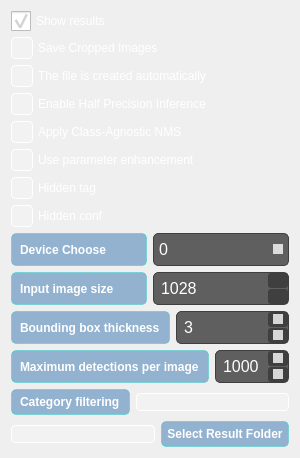
        <widget class="QWidget" name="page_4">
         <layout class="QVBoxLayout" name="verticalLayout_17">
          <item>
           <layout class="QVBoxLayout" name="verticalLayout_12">
            <item>
             <widget class="QCheckBox" name="hide_labelscheckbox_5">
              <property name="styleSheet">
               <string notr="true">QCheckBox {
    spacing: 5px;
    color: #FFFFFF;
}

QCheckBox::indicator {
    width: 20px;
    height: 20px;
}

QCheckBox::indicator:unchecked {
    border: 1px solid #FFFFFF;
    border-radius: 4px;
    background-color: rgba(255, 255, 255, 50);
}

QCheckBox::indicator:checked {
    border: 1px solid #FFFFFF;
    border-radius: 4px;
    image: url(:/img/icon/checked.png);
    background-color: qlineargradient(x1: 0, y1: 0, x2: 0, y2: 1, stop: 0 rgba(3, 85, 160, 255), stop: 1.0 rgba(13, 206, 197, 255));
}

QCheckBox::indicator:unchecked:hover {
    border: 1px solid #FFFFFF;
    border-radius: 4px;
    background-color: rgba(255, 255, 255, 100);
}

QCheckBox::indicator:checked:hover {
    border: 1px solid #FFFFFF;
    border-radius: 4px;
    image: url(:/img/icon/checked.png);
    background-color: rgba(13, 206, 197, 100);
}

QCheckBox::indicator:unchecked:pressed, QCheckBox::indicator:checked:pressed {
    border: 1px solid #FFFFFF;
    border-radius: 4px;
    background-color: rgba(255, 255, 255, 150);
}
</string>
              </property>
              <property name="text">
               <string>Show results</string>
              </property>
              <property name="checked">
               <bool>true</bool>
              </property>
             </widget>
            </item>
            <item>
             <widget class="QCheckBox" name="save_cropcheckbox_2">
              <property name="styleSheet">
               <string notr="true">QCheckBox {
    spacing: 5px;
    color: #FFFFFF;
}

QCheckBox::indicator {
    width: 20px;
    height: 20px;
}

QCheckBox::indicator:unchecked {
    border: 1px solid #FFFFFF;
    border-radius: 4px;
    background-color: rgba(255, 255, 255, 50);
}

QCheckBox::indicator:checked {
    border: 1px solid #FFFFFF;
    border-radius: 4px;
    image: url(:/img/icon/checked.png);
    background-color: qlineargradient(x1: 0, y1: 0, x2: 0, y2: 1, stop: 0 rgba(3, 85, 160, 255), stop: 1.0 rgba(13, 206, 197, 255));
}

QCheckBox::indicator:unchecked:hover {
    border: 1px solid #FFFFFF;
    border-radius: 4px;
    background-color: rgba(255, 255, 255, 100);
}

QCheckBox::indicator:checked:hover {
    border: 1px solid #FFFFFF;
    border-radius: 4px;
    image: url(:/img/icon/checked.png);
    background-color: rgba(13, 206, 197, 100);
}

QCheckBox::indicator:unchecked:pressed, QCheckBox::indicator:checked:pressed {
    border: 1px solid #FFFFFF;
    border-radius: 4px;
    background-color: rgba(255, 255, 255, 150);
}
</string>
              </property>
              <property name="text">
               <string>Save Cropped Images</string>
              </property>
             </widget>
            </item>
            <item>
             <widget class="QCheckBox" name="agnostic_nmscheckbox_2">
              <property name="styleSheet">
               <string notr="true">QCheckBox {
    spacing: 5px;
    color: #FFFFFF;
}

QCheckBox::indicator {
    width: 20px;
    height: 20px;
}

QCheckBox::indicator:unchecked {
    border: 1px solid #FFFFFF;
    border-radius: 4px;
    background-color: rgba(255, 255, 255, 50);
}

QCheckBox::indicator:checked {
    border: 1px solid #FFFFFF;
    border-radius: 4px;
    image: url(:/img/icon/checked.png);
    background-color: qlineargradient(x1: 0, y1: 0, x2: 0, y2: 1, stop: 0 rgba(3, 85, 160, 255), stop: 1.0 rgba(13, 206, 197, 255));
}

QCheckBox::indicator:unchecked:hover {
    border: 1px solid #FFFFFF;
    border-radius: 4px;
    background-color: rgba(255, 255, 255, 100);
}

QCheckBox::indicator:checked:hover {
    border: 1px solid #FFFFFF;
    border-radius: 4px;
    image: url(:/img/icon/checked.png);
    background-color: rgba(13, 206, 197, 100);
}

QCheckBox::indicator:unchecked:pressed, QCheckBox::indicator:checked:pressed {
    border: 1px solid #FFFFFF;
    border-radius: 4px;
    background-color: rgba(255, 255, 255, 150);
}
</string>
              </property>
              <property name="text">
               <string>The file is created automatically</string>
              </property>
             </widget>
            </item>
            <item>
             <widget class="QCheckBox" name="halfcheckbox_2">
              <property name="styleSheet">
               <string notr="true">QCheckBox {
    spacing: 5px;
    color: #FFFFFF;
}

QCheckBox::indicator {
    width: 20px;
    height: 20px;
}

QCheckBox::indicator:unchecked {
    border: 1px solid #FFFFFF;
    border-radius: 4px;
    background-color: rgba(255, 255, 255, 50);
}

QCheckBox::indicator:checked {
    border: 1px solid #FFFFFF;
    border-radius: 4px;
    image: url(:/img/icon/checked.png);
    background-color: qlineargradient(x1: 0, y1: 0, x2: 0, y2: 1, stop: 0 rgba(3, 85, 160, 255), stop: 1.0 rgba(13, 206, 197, 255));
}

QCheckBox::indicator:unchecked:hover {
    border: 1px solid #FFFFFF;
    border-radius: 4px;
    background-color: rgba(255, 255, 255, 100);
}

QCheckBox::indicator:checked:hover {
    border: 1px solid #FFFFFF;
    border-radius: 4px;
    image: url(:/img/icon/checked.png);
    background-color: rgba(13, 206, 197, 100);
}

QCheckBox::indicator:unchecked:pressed, QCheckBox::indicator:checked:pressed {
    border: 1px solid #FFFFFF;
    border-radius: 4px;
    background-color: rgba(255, 255, 255, 150);
}
</string>
              </property>
              <property name="text">
               <string>Enable Half Precision Inference</string>
              </property>
             </widget>
            </item>
            <item>
             <widget class="QCheckBox" name="agnostic_nmscheckbox">
              <property name="styleSheet">
               <string notr="true">QCheckBox {
    spacing: 5px;
    color: #FFFFFF;
}

QCheckBox::indicator {
    width: 20px;
    height: 20px;
}

QCheckBox::indicator:unchecked {
    border: 1px solid #FFFFFF;
    border-radius: 4px;
    background-color: rgba(255, 255, 255, 50);
}

QCheckBox::indicator:checked {
    border: 1px solid #FFFFFF;
    border-radius: 4px;
    image: url(:/img/icon/checked.png);
    background-color: qlineargradient(x1: 0, y1: 0, x2: 0, y2: 1, stop: 0 rgba(3, 85, 160, 255), stop: 1.0 rgba(13, 206, 197, 255));
}

QCheckBox::indicator:unchecked:hover {
    border: 1px solid #FFFFFF;
    border-radius: 4px;
    background-color: rgba(255, 255, 255, 100);
}

QCheckBox::indicator:checked:hover {
    border: 1px solid #FFFFFF;
    border-radius: 4px;
    image: url(:/img/icon/checked.png);
    background-color: rgba(13, 206, 197, 100);
}

QCheckBox::indicator:unchecked:pressed, QCheckBox::indicator:checked:pressed {
    border: 1px solid #FFFFFF;
    border-radius: 4px;
    background-color: rgba(255, 255, 255, 150);
}
</string>
              </property>
              <property name="text">
               <string>Apply Class-Agnostic NMS</string>
              </property>
             </widget>
            </item>
            <item>
             <widget class="QCheckBox" name="augmentedcheckbox_3">
              <property name="styleSheet">
               <string notr="true">QCheckBox {
    spacing: 5px;
    color: #FFFFFF;
}

QCheckBox::indicator {
    width: 20px;
    height: 20px;
}

QCheckBox::indicator:unchecked {
    border: 1px solid #FFFFFF;
    border-radius: 4px;
    background-color: rgba(255, 255, 255, 50);
}

QCheckBox::indicator:checked {
    border: 1px solid #FFFFFF;
    border-radius: 4px;
    image: url(:/img/icon/checked.png);
    background-color: qlineargradient(x1: 0, y1: 0, x2: 0, y2: 1, stop: 0 rgba(3, 85, 160, 255), stop: 1.0 rgba(13, 206, 197, 255));
}

QCheckBox::indicator:unchecked:hover {
    border: 1px solid #FFFFFF;
    border-radius: 4px;
    background-color: rgba(255, 255, 255, 100);
}

QCheckBox::indicator:checked:hover {
    border: 1px solid #FFFFFF;
    border-radius: 4px;
    image: url(:/img/icon/checked.png);
    background-color: rgba(13, 206, 197, 100);
}

QCheckBox::indicator:unchecked:pressed, QCheckBox::indicator:checked:pressed {
    border: 1px solid #FFFFFF;
    border-radius: 4px;
    background-color: rgba(255, 255, 255, 150);
}
</string>
              </property>
              <property name="text">
               <string>Use parameter enhancement</string>
              </property>
             </widget>
            </item>
            <item>
             <widget class="QCheckBox" name="hide_labelscheckbox_4">
              <property name="styleSheet">
               <string notr="true">QCheckBox {
    spacing: 5px;
    color: #FFFFFF;
}

QCheckBox::indicator {
    width: 20px;
    height: 20px;
}

QCheckBox::indicator:unchecked {
    border: 1px solid #FFFFFF;
    border-radius: 4px;
    background-color: rgba(255, 255, 255, 50);
}

QCheckBox::indicator:checked {
    border: 1px solid #FFFFFF;
    border-radius: 4px;
    image: url(:/img/icon/checked.png);
    background-color: qlineargradient(x1: 0, y1: 0, x2: 0, y2: 1, stop: 0 rgba(3, 85, 160, 255), stop: 1.0 rgba(13, 206, 197, 255));
}

QCheckBox::indicator:unchecked:hover {
    border: 1px solid #FFFFFF;
    border-radius: 4px;
    background-color: rgba(255, 255, 255, 100);
}

QCheckBox::indicator:checked:hover {
    border: 1px solid #FFFFFF;
    border-radius: 4px;
    image: url(:/img/icon/checked.png);
    background-color: rgba(13, 206, 197, 100);
}

QCheckBox::indicator:unchecked:pressed, QCheckBox::indicator:checked:pressed {
    border: 1px solid #FFFFFF;
    border-radius: 4px;
    background-color: rgba(255, 255, 255, 150);
}
</string>
              </property>
              <property name="text">
               <string>Hidden tag</string>
              </property>
             </widget>
            </item>
            <item>
             <widget class="QCheckBox" name="hide_confscheckbox_6">
              <property name="styleSheet">
               <string notr="true">QCheckBox {
    spacing: 5px;
    color: #FFFFFF;
}

QCheckBox::indicator {
    width: 20px;
    height: 20px;
}

QCheckBox::indicator:unchecked {
    border: 1px solid #FFFFFF;
    border-radius: 4px;
    background-color: rgba(255, 255, 255, 50);
}

QCheckBox::indicator:checked {
    border: 1px solid #FFFFFF;
    border-radius: 4px;
    image: url(:/img/icon/checked.png);
    background-color: qlineargradient(x1: 0, y1: 0, x2: 0, y2: 1, stop: 0 rgba(3, 85, 160, 255), stop: 1.0 rgba(13, 206, 197, 255));
}

QCheckBox::indicator:unchecked:hover {
    border: 1px solid #FFFFFF;
    border-radius: 4px;
    background-color: rgba(255, 255, 255, 100);
}

QCheckBox::indicator:checked:hover {
    border: 1px solid #FFFFFF;
    border-radius: 4px;
    image: url(:/img/icon/checked.png);
    background-color: rgba(13, 206, 197, 100);
}

QCheckBox::indicator:unchecked:pressed, QCheckBox::indicator:checked:pressed {
    border: 1px solid #FFFFFF;
    border-radius: 4px;
    background-color: rgba(255, 255, 255, 150);
}
</string>
              </property>
              <property name="text">
               <string>Hidden conf</string>
              </property>
             </widget>
            </item>
           </layout>
          </item>
          <item>
           <layout class="QVBoxLayout" name="verticalLayout_14">
            <item>
             <layout class="QHBoxLayout" name="horizontalLayout_23">
              <item>
               <widget class="QLabel" name="label_16">
                <property name="styleSheet">
                 <string notr="true">QLabel {
    color: #FFFFFF;
    font-weight: bold;
    padding: 5px;
    background-color: rgba(3, 85, 160, 100);
    border: 1px solid rgba(13, 206, 197, 100);
    border-radius: 5px;
    text-align: center;
}

QLabel:hover {
    color: #FFFFFF;
    background-color: rgba(13, 206, 197, 100);
    border: 1px solid rgba(255, 255, 255, 100);
    text-shadow: 0 0 3px rgba(255, 255, 255, 150);
}

QLabel:pressed {
    color: rgba(255, 255, 255, 150);
    background-color: rgba(3, 85, 160, 150);
    border: 1px solid rgba(13, 206, 197, 150);
}
</string>
                </property>
                <property name="text">
                 <string>Device Choose</string>
                </property>
               </widget>
              </item>
              <item>
               <widget class="QComboBox" name="comboBox_2">
                <property name="styleSheet">
                 <string notr="true">QComboBox {
    background-color: rgba(55, 55, 55, 200);
    color: #FFFFFF;
    font: 12pt;
    border: 1px solid #3F3F3F;
    border-radius: 5px;
    padding: 5px;
image: url(:/img/icon/人工智能机器人＊.png);
}

QComboBox::drop-down {
    width: 20px;
    border: none;

}

QComboBox::down-arrow {
    width: 10px;
    height: 10px;
    background: rgba(255, 255, 255, 200);
	
}

QComboBox QAbstractItemView {
    background-color: rgba(55, 55, 55, 200);
    color: #FFFFFF;
    selection-background-color: rgba(13, 206, 197, 200);
    selection-color: #FFFFFF;
}

QComboBox:!editable, QComboBox::drop-down:editable {
    background: rgba(55, 55, 55, 200);

}

QComboBox:!editable:on, QComboBox::drop-down:editable:on {
    background: rgba(13, 206, 197, 200);
}
</string>
                </property>
                <item>
                 <property name="text">
                  <string>0</string>
                 </property>
                </item>
                <item>
                 <property name="text">
                  <string>1</string>
                 </property>
                </item>
                <item>
                 <property name="text">
                  <string>2</string>
                 </property>
                </item>
                <item>
                 <property name="text">
                  <string>3</string>
                 </property>
                </item>
                <item>
                 <property name="text">
                  <string>cpu</string>
                 </property>
                </item>
               </widget>
              </item>
             </layout>
            </item>
            <item>
             <layout class="QHBoxLayout" name="horizontalLayout_19">
              <item>
               <widget class="QLabel" name="label_12">
                <property name="styleSheet">
                 <string notr="true">QLabel {
    color: #FFFFFF;
    font-weight: bold;
    padding: 5px;
    background-color: rgba(3, 85, 160, 100);
    border: 1px solid rgba(13, 206, 197, 100);
    border-radius: 5px;
    text-align: center;
}

QLabel:hover {
    color: #FFFFFF;
    background-color: rgba(13, 206, 197, 100);
    border: 1px solid rgba(255, 255, 255, 100);
    text-shadow: 0 0 3px rgba(255, 255, 255, 150);
}

QLabel:pressed {
    color: rgba(255, 255, 255, 150);
    background-color: rgba(3, 85, 160, 150);
    border: 1px solid rgba(13, 206, 197, 150);
}
</string>
                </property>
                <property name="text">
                 <string>Input image size</string>
                </property>
               </widget>
              </item>
              <item>
               <widget class="QSpinBox" name="imgsz_spinbox12">
                <property name="styleSheet">
                 <string notr="true">QSpinBox {
    background-color: rgba(55, 55, 55, 200);
    color: #FFFFFF;
    font: 12pt;
    border: 1px solid #3F3F3F;
    border-radius: 5px;
    padding: 5px;
}

QSpinBox::up-button, QSpinBox::down-button {
    background-color: rgba(55, 55, 55, 200);
    width: 20px;
    border-radius: 3px;
}

QSpinBox::up-button:pressed, QSpinBox::down-button:pressed {
    background-color: rgba(13, 206, 197, 200);
}

QSpinBox::up-arrow {
    width: 10px;
    height: 10px;
    
	image: url(:/img/icon/箭头_列表收起.png);
}

QSpinBox::down-arrow {
    width: 10px;
    height: 10px;
    
	image: url(:/img/icon/箭头_列表展开.png);
}
</string>
                </property>
                <property name="minimum">
                 <number>320</number>
                </property>
                <property name="maximum">
                 <number>10280</number>
                </property>
                <property name="singleStep">
                 <number>256</number>
                </property>
                <property name="value">
                 <number>1028</number>
                </property>
               </widget>
              </item>
             </layout>
            </item>
            <item>
             <layout class="QHBoxLayout" name="horizontalLayout_21">
              <item>
               <widget class="QLabel" name="label_14">
                <property name="styleSheet">
                 <string notr="true">QLabel {
    color: #FFFFFF;
    font-weight: bold;
    padding: 5px;
    background-color: rgba(3, 85, 160, 100);
    border: 1px solid rgba(13, 206, 197, 100);
    border-radius: 5px;
    text-align: center;
}

QLabel:hover {
    color: #FFFFFF;
    background-color: rgba(13, 206, 197, 100);
    border: 1px solid rgba(255, 255, 255, 100);
    text-shadow: 0 0 3px rgba(255, 255, 255, 150);
}

QLabel:pressed {
    color: rgba(255, 255, 255, 150);
    background-color: rgba(3, 85, 160, 150);
    border: 1px solid rgba(13, 206, 197, 150);
}
</string>
                </property>
                <property name="text">
                 <string>Bounding box thickness</string>
                </property>
               </widget>
              </item>
              <item>
               <widget class="QSpinBox" name="line_thickness_spinbox12_2">
                <property name="styleSheet">
                 <string notr="true">QSpinBox {
    background-color: rgba(55, 55, 55, 200);
    color: #FFFFFF;
    font: 12pt;
    border: 1px solid #3F3F3F;
    border-radius: 5px;
    padding: 5px;
}

QSpinBox::up-button, QSpinBox::down-button {
    background-color: rgba(55, 55, 55, 200);
    width: 20px;
    border-radius: 3px;
}

QSpinBox::up-button:pressed, QSpinBox::down-button:pressed {
    background-color: rgba(13, 206, 197, 200);
}

QSpinBox::up-arrow, QSpinBox::down-arrow {
    width: 10px;
    height: 10px;
    background: rgba(255, 255, 255, 200);
}
</string>
                </property>
                <property name="minimum">
                 <number>1</number>
                </property>
                <property name="maximum">
                 <number>20</number>
                </property>
                <property name="singleStep">
                 <number>1</number>
                </property>
                <property name="value">
                 <number>3</number>
                </property>
               </widget>
              </item>
             </layout>
            </item>
            <item>
             <layout class="QHBoxLayout" name="horizontalLayout_22">
              <item>
               <widget class="QLabel" name="label_15">
                <property name="styleSheet">
                 <string notr="true">QLabel {
    color: #FFFFFF;
    font-weight: bold;
    padding: 5px;
    background-color: rgba(3, 85, 160, 100);
    border: 1px solid rgba(13, 206, 197, 100);
    border-radius: 5px;
    text-align: center;
}

QLabel:hover {
    color: #FFFFFF;
    background-color: rgba(13, 206, 197, 100);
    border: 1px solid rgba(255, 255, 255, 100);
    text-shadow: 0 0 3px rgba(255, 255, 255, 150);
}

QLabel:pressed {
    color: rgba(255, 255, 255, 150);
    background-color: rgba(3, 85, 160, 150);
    border: 1px solid rgba(13, 206, 197, 150);
}
</string>
                </property>
                <property name="text">
                 <string>Maximum detections per image</string>
                </property>
               </widget>
              </item>
              <item>
               <widget class="QSpinBox" name="line_thickness_spinbox12_3">
                <property name="styleSheet">
                 <string notr="true">QSpinBox {
    background-color: rgba(55, 55, 55, 200);
    color: #FFFFFF;
    font: 12pt;
    border: 1px solid #3F3F3F;
    border-radius: 5px;
    padding: 5px;
}

QSpinBox::up-button, QSpinBox::down-button {
    background-color: rgba(55, 55, 55, 200);
    width: 20px;
    border-radius: 3px;
}

QSpinBox::up-button:pressed, QSpinBox::down-button:pressed {
    background-color: rgba(13, 206, 197, 200);
}

QSpinBox::up-arrow, QSpinBox::down-arrow {
    width: 10px;
    height: 10px;
    background: rgba(255, 255, 255, 200);
}
</string>
                </property>
                <property name="minimum">
                 <number>100</number>
                </property>
                <property name="maximum">
                 <number>5000</number>
                </property>
                <property name="singleStep">
                 <number>10</number>
                </property>
                <property name="value">
                 <number>1000</number>
                </property>
               </widget>
              </item>
             </layout>
            </item>
           </layout>
          </item>
          <item>
           <layout class="QVBoxLayout" name="verticalLayout_15">
            <item>
             <layout class="QHBoxLayout" name="horizontalLayout_18">
              <item>
               <widget class="QLabel" name="label_13">
                <property name="styleSheet">
                 <string notr="true">QLabel {
    color: #FFFFFF;
    font-weight: bold;
    padding: 5px;
    background-color: rgba(3, 85, 160, 100);
    border: 1px solid rgba(13, 206, 197, 100);
    border-radius: 5px;
    text-align: center;
}

QLabel:hover {
    color: #FFFFFF;
    background-color: rgba(13, 206, 197, 100);
    border: 1px solid rgba(255, 255, 255, 100);
    text-shadow: 0 0 3px rgba(255, 255, 255, 150);
}

QLabel:pressed {
    color: rgba(255, 255, 255, 150);
    background-color: rgba(3, 85, 160, 150);
    border: 1px solid rgba(13, 206, 197, 150);
}
</string>
                </property>
                <property name="text">
                 <string>Category filtering</string>
                </property>
               </widget>
              </item>
              <item>
               <widget class="QLineEdit" name="lineEdit">
                <property name="styleSheet">
                 <string notr="true">QLineEdit {
    border: 1px solid #FFFFFF;
    border-radius: 4px;
    background-color: rgba(255, 255, 255, 50);
    color: #FFFFFF;
    padding-left: 5px;
    padding-right: 5px;
}

QLineEdit:hover {
    border: 1px solid #FFFFFF;
    border-radius: 4px;
    background-color: rgba(255, 255, 255, 100);
}

QLineEdit:focus {
    border: 1px solid #FFFFFF;
    border-radius: 4px;
    background-color: rgba(255, 255, 255, 150);
}
</string>
                </property>
               </widget>
              </item>
             </layout>
            </item>
            <item>
             <layout class="QHBoxLayout" name="horizontalLayout_20">
              <item>
               <widget class="QLineEdit" name="result_folder_lineEdit">
                <property name="styleSheet">
                 <string notr="true">QLineEdit {
    border: 1px solid #FFFFFF;
    border-radius: 4px;
    background-color: rgba(255, 255, 255, 50);
    color: #FFFFFF;
    padding-left: 5px;
    padding-right: 5px;
}

QLineEdit:hover {
    border: 1px solid #FFFFFF;
    border-radius: 4px;
    background-color: rgba(255, 255, 255, 100);
}

QLineEdit:focus {
    border: 1px solid #FFFFFF;
    border-radius: 4px;
    background-color: rgba(255, 255, 255, 150);
}
</string>
                </property>
               </widget>
              </item>
              <item>
               <widget class="QPushButton" name="browse_result_folder_button">
                <property name="styleSheet">
                 <string notr="true">QPushButton {
    color: #FFFFFF;
    font-weight: bold;
    padding: 5px;
    background-color: rgba(3, 85, 160, 100);
    border: 1px solid rgba(13, 206, 197, 100);
    border-radius: 5px;
    text-align: center;
}

QPushButton:hover {
    color: #FFFFFF;
    background-color: rgba(13, 206, 197, 100);
    border: 1px solid rgba(255, 255, 255, 100);
    text-shadow: 0 0 3px rgba(255, 255, 255, 150);
}

QPushButton:pressed {
    color: rgba(255, 255, 255, 150);
    background-color: rgba(3, 85, 160, 150);
    border: 1px solid rgba(13, 206, 197, 150);
}

QPushButton:disabled {
    color: rgba(255, 255, 255, 100);
    background-color: rgba(3, 85, 160, 50);
    border: 1px solid rgba(13, 206, 197, 50);
}
</string>
                </property>
                <property name="text">
                 <string>Select Result Folder</string>
                </property>
               </widget>
              </item>
             </layout>
            </item>
           </layout>
          </item>
         </layout>
        </widget>
